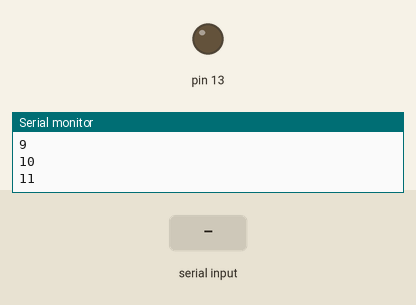
This sketch was run on a simulated Arduino Uno, built with avr-gcc and run on an emulated ATmega328P. On the bench: output pins drawn as LEDs (lit = HIGH), the last lines printed to the serial monitor. Inputs (shaded band) come from the test bench.

Above: at 1.2 s.
1.3 s: "a" received over Serial
At 2.4 s:
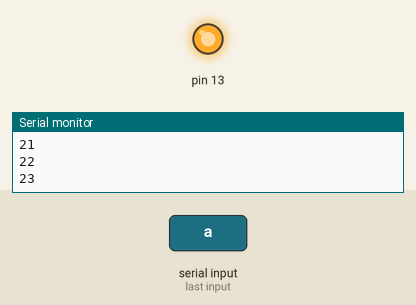
2.8 s: "1" received over Serial
At 3.6 s:
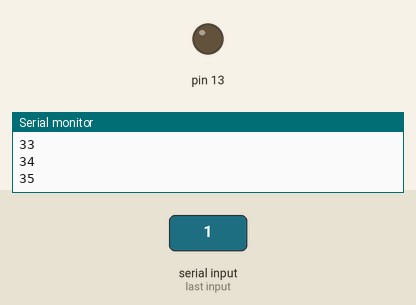
Timing chart, 0 to 5.8 s (numbered marks = the images above; inputs shaded):
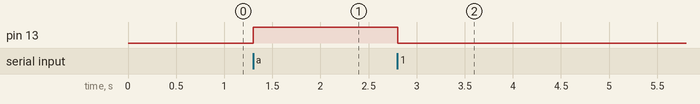

The sketch:

serial_test.ino
```cpp
void setup() {
  Serial.begin(115200);
  pinMode(13,OUTPUT);
};

int i = 0;
void loop() {
  if (Serial.available() > 0) {
    byte incomingByte = Serial.read();
    Serial.println(incomingByte, DEC);
    if(incomingByte == 97) {
      digitalWrite(13, HIGH);
    } else {
      digitalWrite(13, LOW);
    }
  }
  Serial.println(i);
  //Serial.write(0);
  //Serial.write(10);
  i++;
  if(i > 99) {
    i = 0;
  }
  delay(100);
};
```

Measured:
- after the input at 1.3 s, pin 13: LOW → HIGH at once
- after the input at 2.8 s, pin 13: HIGH → LOW at once
